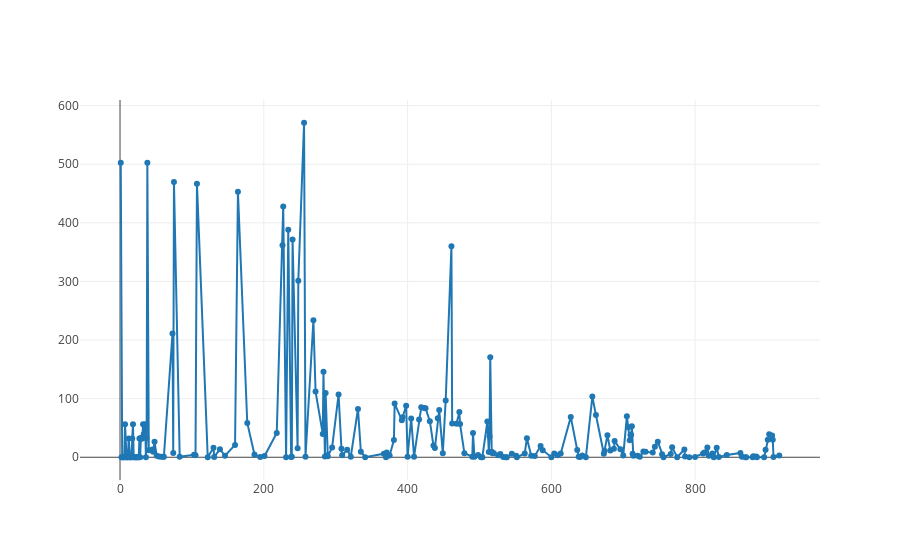

Notebook cell for this chart:
### Markdown cell above
### from source

### Code cell
closed_issues = Issues(github_index)
closed_issues.is_closed()
closed_issue_age = closed_issues.fetch_results_from_source('time_to_close_days', 'id_in_repo', dataframe=True)
closed_issue_age['id_in_repo'] = closed_issue_age['id_in_repo'].apply(lambda x: int(x))
closed_issue_age = closed_issue_age.sort_values("id_in_repo")

data = [go.Scatter(x=closed_issue_age.id_in_repo,
                   y=closed_issue_age.time_to_close_days,
                   name="Time to close issue")]

iplot(data)

### Figure 1 — Plotly figure (JSON) as saved in the notebook; plotly's stock layout.template omitted (floating-point values rounded to 4 significant figures; data arrays with more than 128 entries replaced by an {"elided": "..."} marker saying what was removed)
{"data": [{"mode": "lines+markers", "name": "Time to close issue", "type": "scatter", "x": {"elided": "219 int values"}, "y": {"elided": "219 float values"}}], "layout": {}}
